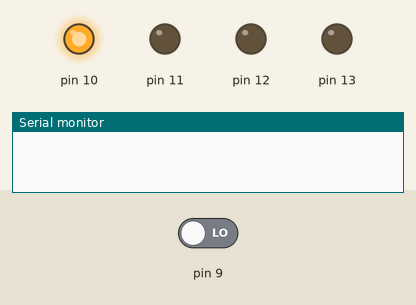
Bench run of a sketch on a simulated Arduino Uno, built with avr-gcc and run on an emulated ATmega328P. Shown: output pins drawn as LEDs (lit = HIGH), the last lines printed to the serial monitor. The test bench sets the inputs (shaded band); at power-on: pin 9 LOW.

Above: at 1.2 s.
1.3 s: pin 9 driven HIGH
At 2.6 s:
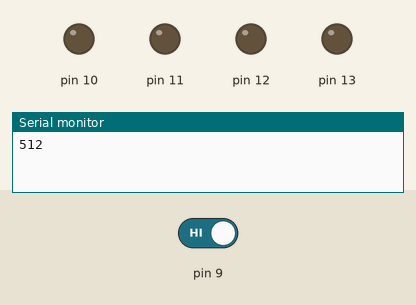
At 10.7 s:
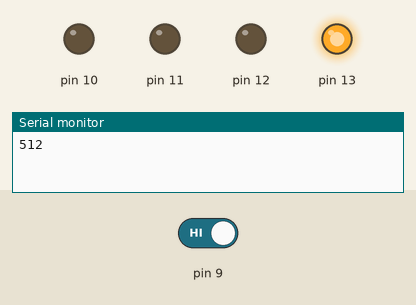
Timing chart, 0 to 12.8 s (numbered marks = the images above; inputs shaded):
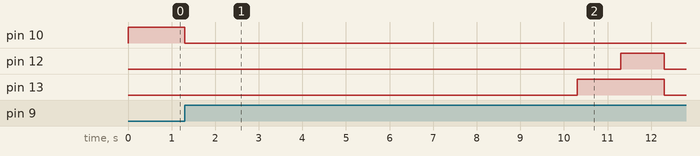

The sketch:

UNO.ino
```cpp
static int i=0;
static int flag=0;

void setup() {
  // put your setup code here, to run once:
  Serial.begin(9600);

  //initialize input pin
  pinMode(9,INPUT);

  //initialize output pin
  pinMode(13,OUTPUT);
  pinMode(12,OUTPUT);
  pinMode(11,OUTPUT);
  pinMode(10,OUTPUT);

  //initialize flags control
  i=0;
  flag=0;

  digitalWrite(10,HIGH);
}

void loop() {
  // put your main code here, to run repeatedly:

  if(digitalRead(9)==HIGH)
  {
    digitalWrite(10,LOW);

    //repeate 15 for capture ecg signal
    if(i<15)
    {
          //loop on 6 analog pin in ecg-shiled to get values of each part of heart pulse
          for(int CurrentCh=0;CurrentCh<6;CurrentCh++){

              //stop MCU for listen
              digitalWrite(11,LOW);

              //read analog value ecg signal
              int ADC_Value = analogRead(CurrentCh);
              //print on serial monitor
              Serial.println(ADC_Value);

              if(ADC_Value >=100 || ADC_Value<500)
              {
                 flag++;
                 if(flag>200)
                 {
                   i=15;
                 }
              }
              else
              {
                 flag=0;
              }

              long binary_val=decimalToBinary(ADC_Value);

              while(binary_val!=0)
              {
                int digit=binary_val % 10;
                digitalWrite(13,digit);
                delay(1000);
                binary_val=binary_val/10;
              }
              if(binary_val==0)
              {
                digitalWrite(12,HIGH);
                delay(1000);
                digitalWrite(12,LOW);
              }
         }
         i++;
   }
   else
   {
    digitalWrite(11,HIGH);
   }
  }
}

//Function to convert a decinal number to binary number
long decimalToBinary(long n) {
    int remainder;
 long binary = 0, i = 1;

    while(n != 0) {
        remainder = n%2;
        n = n/2;
        binary= binary + (remainder*i);
        i = i*10;
    }
    return binary;
}
```

Measured:
- after the input at 1.3 s, pin 10: HIGH → LOW at once; pin 12: LOW → HIGH after 10.0 s, → LOW 1.0 s later; pin 13: LOW → HIGH after 9.0 s, → LOW 2.0 s later
